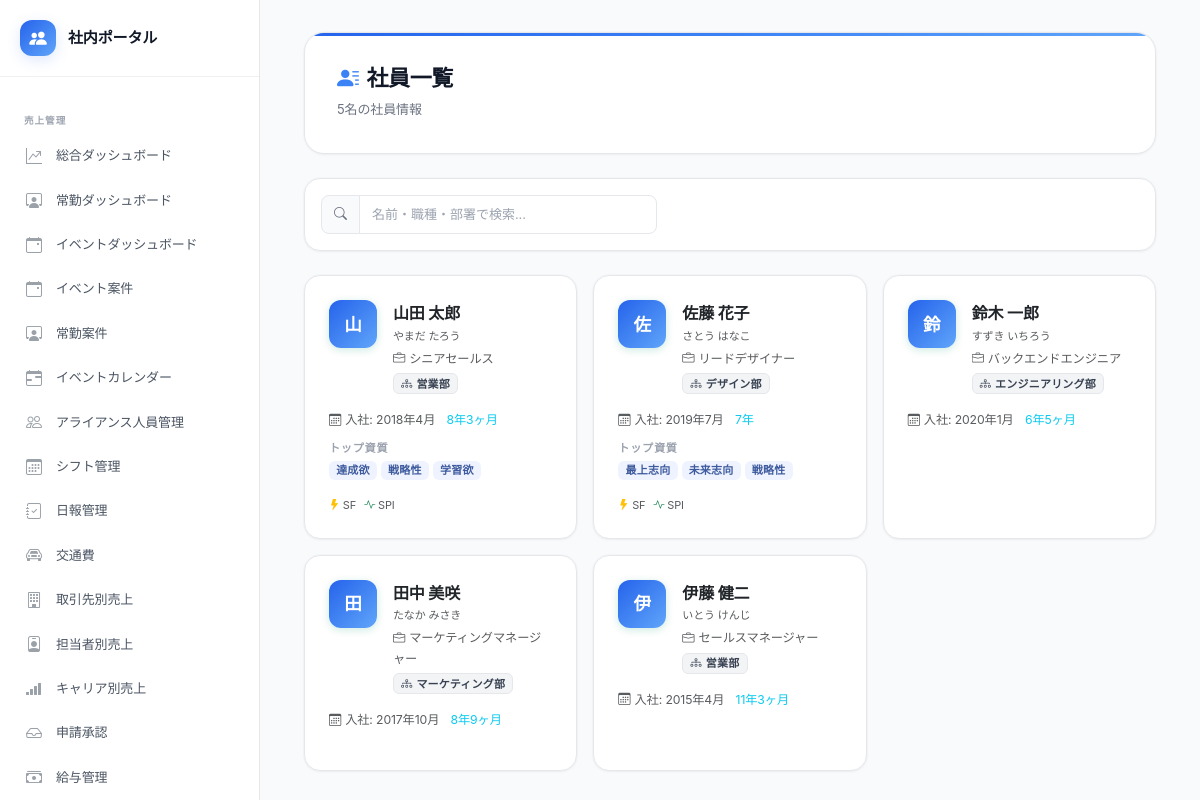
Screenshot of /public/employees.php (signed in) with the database file from the repository.
### tables this page shows
CREATE TABLE IF NOT EXISTS employees (
    id INT PRIMARY KEY AUTO_INCREMENT,
    employee_number VARCHAR(20) UNIQUE COMMENT '社員番号',
    name VARCHAR(100) NOT NULL COMMENT '氏名',
    name_kana VARCHAR(100) COMMENT '氏名（かな）',
    email VARCHAR(200) UNIQUE,
    department VARCHAR(100) COMMENT '部署',
    job_title VARCHAR(100) COMMENT '職種・役職',
    hire_date DATE COMMENT '入社日',
    birth_date DATE COMMENT '生年月日',
    photo_path VARCHAR(255) COMMENT '顔写真パス',
    bio TEXT COMMENT '自己紹介・プロフィール',
    career_summary TEXT COMMENT 'キャリアサマリー（AI生成）',
    strengths_text TEXT COMMENT '得意なこと',
    weaknesses_text TEXT COMMENT '苦手なこと',
    how_to_utilize TEXT COMMENT 'この人の活かし方（AI生成）',
    is_active TINYINT DEFAULT 1 COMMENT '在籍フラグ',
    created_at TIMESTAMP DEFAULT CURRENT_TIMESTAMP,
    updated_at TIMESTAMP DEFAULT CURRENT_TIMESTAMP ON UPDATE CURRENT_TIMESTAMP
);

CREATE TABLE IF NOT EXISTS teams (
    id INT PRIMARY KEY AUTO_INCREMENT,
    name VARCHAR(100) NOT NULL,
    description TEXT,
    manager_id INT NULL,
    sub_manager_id INT NULL,
    strengths_analysis TEXT COMMENT 'ストレングスファインダー分析（AI生成）',
    spi_analysis TEXT COMMENT 'SPI分析（AI生成）',
    team_strengths TEXT COMMENT 'チームの強み',
    team_challenges TEXT COMMENT 'チームの課題',
    management_points TEXT COMMENT 'マネジメントの要点',
    ideal_recruit TEXT COMMENT 'このチームに合う人',
    sort_order INT DEFAULT 0,
    created_at TIMESTAMP DEFAULT CURRENT_TIMESTAMP,
    updated_at TIMESTAMP DEFAULT CURRENT_TIMESTAMP ON UPDATE CURRENT_TIMESTAMP
);

CREATE TABLE IF NOT EXISTS strengths_finder (
    id INT PRIMARY KEY AUTO_INCREMENT,
    employee_id INT NOT NULL UNIQUE,
     
    achiever INT NULL COMMENT '達成欲',
    activator INT NULL COMMENT '活発性',
    adaptability INT NULL COMMENT '適応性',
    analytical INT NULL COMMENT '分析思考',
    arranger INT NULL COMMENT '運命思考',
    belief INT NULL COMMENT '信念',
    command INT NULL COMMENT '指令性',
    communication INT NULL COMMENT 'コミュニケーション',
    competition INT NULL COMMENT '競争性',
    connectedness INT NULL COMMENT '運命思考',
    consistency INT NULL COMMENT '公平性',
    context INT NULL COMMENT '原点思考',
    deliberative INT NULL COMMENT '慎重さ',
    developer INT NULL COMMENT '成長促進',
    discipline INT NULL COMMENT '規律性',
    empathy INT NULL COMMENT '共感性',
    focus INT NULL COMMENT '着想',
    futuristic INT NULL COMMENT '未来志向',
    harmony INT NULL COMMENT '調和性',
    ideation INT NULL COMMENT '着想',
    includer INT NULL COMMENT '包含',
    individualization INT NULL COMMENT '個別化',
    input INT NULL COMMENT '収集心',
    intellection INT NULL COMMENT '内省',
    learner INT NULL COMMENT '学習欲',
    maximizer INT NULL COMMENT '最上志向',
    positivity INT NULL COMMENT 'ポジティブ',
    relator INT NULL COMMENT '親密性',
    responsibility INT NULL COMMENT '責任感',
    restorative INT NULL COMMENT '回復志向',
    self_assurance INT NULL COMMENT '自己確信',
    significance INT NULL COMMENT '自我',
    strategic INT NULL COMMENT '戦略性',
    woo INT NULL COMMENT '社交性',
    top5_text TEXT COMMENT 'トップ5資質の日本語説明',
    analysis TEXT COMMENT 'AI生成分析文',
    created_at TIMESTAMP DEFAULT CURRENT_TIMESTAMP,
    updated_at TIMESTAMP DEFAULT CURRENT_TIMESTAMP ON UPDATE CURRENT_TIMESTAMP,
    FOREIGN KEY (employee_id) REFERENCES employees(id) ON DELETE CASCADE
);

### includes/functions.php (called while the page is built, shortened)
<?php
function h(mixed $value): string {
    return htmlspecialchars((string)($value ?? ''), ENT_QUOTES | ENT_HTML5, 'UTF-8');
}
function formatDate(?string $date, string $format = 'Y年n月'): string {
    return date($format, strtotime($date));
}
function getYearsOfService(?string $hireDate): string {
    $hire = new DateTime($hireDate);
    $now  = new DateTime();
    $diff = $hire->diff($now);
    return $diff->y . '年' . ($diff->m > 0 ? $diff->m . 'ヶ月' : '');
}

### public/employees.php (the view, shortened to what this page needs)
<?php
require_once __DIR__ . '/../config/config.php';
require_once __DIR__ . '/../includes/functions.php';
$db = getDB();
$sql = 'SELECT e.*,
               t.name AS team_name, t.id AS team_id,
               sf.achiever, sf.strategic, sf.learner, sf.maximizer, sf.relator,
               sf.futuristic, sf.analytical, sf.top5_text,
               sp.leadership, sp.teamwork, sp.problem_solving
        FROM employees e
        LEFT JOIN team_members tm ON e.id = tm.employee_id
        LEFT JOIN teams t ON tm.team_id = t.id
        LEFT JOIN strengths_finder sf ON e.id = sf.employee_id
        LEFT JOIN spi_results sp ON e.id = sp.employee_id
        WHERE e.is_active = 1';
$params = [];
$sql .= ' ORDER BY e.employee_number, e.name';
$stmt = $db->prepare($sql);
$stmt->execute($params);
$employees = $stmt->fetchAll();
require_once __DIR__ . '/../includes/header.php';
?>
<div class="container-fluid">
    <div class="page-header">
        <div class="d-flex justify-content-between align-items-center flex-wrap gap-2">
            <div>
                <h1><i class="bi bi-person-lines-fill me-2"></i>社員一覧</h1>
                <p><?= count($employees) ?>名の社員情報</p>
            </div>
        </div>
    </div>
    <div class="card mb-4">
        <div class="card-body p-3">
            <div class="row g-2 align-items-center">
                <div class="col-md-5">
                    <div class="input-group">
                        <span class="input-group-text"><i class="bi bi-search"></i></span>
                        <input type="text" id="employeeSearch" class="form-control" placeholder="名前・職種・部署で検索...">
                    </div>
                </div>
            </div>
        </div>
    </div>
    <div class="row g-3">
        <?php foreach ($employees as $emp): ?>
        <?php
            $initial  = mb_substr($emp['name'], 0, 1);
            $top5     = [];
            if (!empty($emp['top5_text'])) {
                $top5 = explode('・', $emp['top5_text']);
            }
            $searchText = strtolower($emp['name'] . ' ' . ($emp['name_kana'] ?? '') . ' ' . ($emp['job_title'] ?? '') . ' ' . ($emp['department'] ?? '') . ' ' . ($emp['team_name'] ?? ''));
        ?>
        <div class="col-sm-6 col-xl-4">
            <a href="employee.php?id=<?= $emp['id'] ?>" class="employee-card p-4 h-100"
               data-search="<?= h($searchText) ?>" data-bs-class="employee-filter-item">
                <div class="employee-filter-item" data-search="<?= h($searchText) ?>">
                    <div class="d-flex align-items-start gap-3 mb-3">
                        <div class="avatar flex-shrink-0">
                            <?php if ($emp['photo_path'] && file_exists(UPLOAD_DIR . $emp['photo_path'])): ?>
                                <img src="<?= h(UPLOAD_URL . $emp['photo_path']) ?>" alt="<?= h($emp['name']) ?>">
                            <?php else: ?>
                                <?= h($initial) ?>
                            <?php endif; ?>
                        </div>
                        <div class="flex-grow-1 overflow-hidden">
                            <div class="fw-bold fs-6 text-dark"><?= h($emp['name']) ?></div>
                            <?php if ($emp['name_kana']): ?>
                            <div class="text-muted" style="font-size:11px"><?= h($emp['name_kana']) ?></div>
                            <?php endif; ?>
                            <div class="text-muted small mt-1">
                                <?php if ($emp['job_title']): ?>
                                <i class="bi bi-briefcase me-1"></i><?= h($emp['job_title']) ?>
                                <?php endif; ?>
                            </div>
                            <?php if ($emp['team_name']): ?>
                            <span class="badge bg-light text-dark mt-1" style="font-size:11px">
                                <i class="bi bi-diagram-3 me-1"></i><?= h($emp['team_name']) ?>
                            </span>
                            <?php endif; ?>
                        </div>
                    </div>
                    <?php if ($emp['hire_date']): ?>
                    <div class="text-muted small mb-2">
                        <i class="bi bi-calendar3 me-1"></i>入社: <?= formatDate($emp['hire_date'], 'Y年n月') ?>
                        <span class="ms-2 text-info"><?= getYearsOfService($emp['hire_date']) ?></span>
                    </div>
                    <?php endif; ?>
                    <?php if (!empty($top5)): ?>
                    <div class="mt-2">
                        <div class="info-label mb-1">トップ資質</div>
                        <div class="d-flex flex-wrap gap-1">
                            <?php foreach (array_slice($top5, 0, 3) as $i => $theme): ?>
                            <span class="badge" style="font-size:11px;background:#eff3ff;color:#3d5a9e">
                                <?= h(trim($theme)) ?>
                            </span>
                            <?php endforeach; ?>
                        </div>
                    </div>
                    <?php endif; ?>
                    <div class="mt-3 d-flex gap-2 text-muted" style="font-size:11px">
                        <?php if ($emp['achiever'] !== null): ?>
                        <span><i class="bi bi-lightning-fill text-warning"></i> SF</span>
                        <?php endif; ?>
                        <?php if ($emp['leadership'] !== null): ?>
                        <span><i class="bi bi-activity text-success"></i> SPI</span>
                        <?php endif; ?>
                    </div>
                </div>
            </a>
        </div>
        <?php endforeach; ?>
    </div>
</div>
<?php require_once __DIR__ . '/../includes/footer.php'; ?>

### rows the page displays
employees: name "山", name "山田 太郎", name_kana "やまだ たろう", job_title "シニアセールス", teams.name "営業部", hire_date "2018年4月", hire_date.learner "8年3ヶ月", strengths_finder.top5_text "達成欲", strengths_finder.top5_text "戦略性", strengths_finder.top5_text "学習欲", shows "SF", shows "SPI"
employees: name "佐", name "佐藤 花子", name_kana "さとう はなこ", job_title "リードデザイナー", teams.name "デザイン部", hire_date "2019年7月", hire_date "7年", strengths_finder.top5_text "最上志向", strengths_finder.top5_text "未来志向", strengths_finder.top5_text "戦略性", shows "SF", shows "SPI"
teams: manager.name "鈴", manager.name "鈴木 一郎", manager.name_kana "すずき いちろう", manager.job_title "バックエンドエンジニア", name "エンジニアリング部", manager.hire_date "2020年1月", manager.hire_date "6年5ヶ月"
teams: manager.name "田", manager.name "田中 美咲", manager.name_kana "たなか みさき", manager.job_title "マーケティングマネージャー", name "マーケティング部", manager.hire_date "2017年10月", manager.hire_date "8年9ヶ月"
teams: manager.name "伊", manager.name "伊藤 健二", manager.name_kana "いとう けんじ", manager.job_title "セールスマネージャー", name "営業部", manager.hire_date "2015年4月", manager.hire_date "11年3ヶ月"

### other values shown
$label "売上管理"
$label "総合ダッシュボード 常勤ダッシュボード イベントダッシュボード イベント案件 常勤案件 イベントカレンダー アライアンス人員管理 シフト管理 日報管理 交通費 取引先別売上 担当者別売上 キャリア別売上 申請承認 給与管理"
count($employees) "5"
